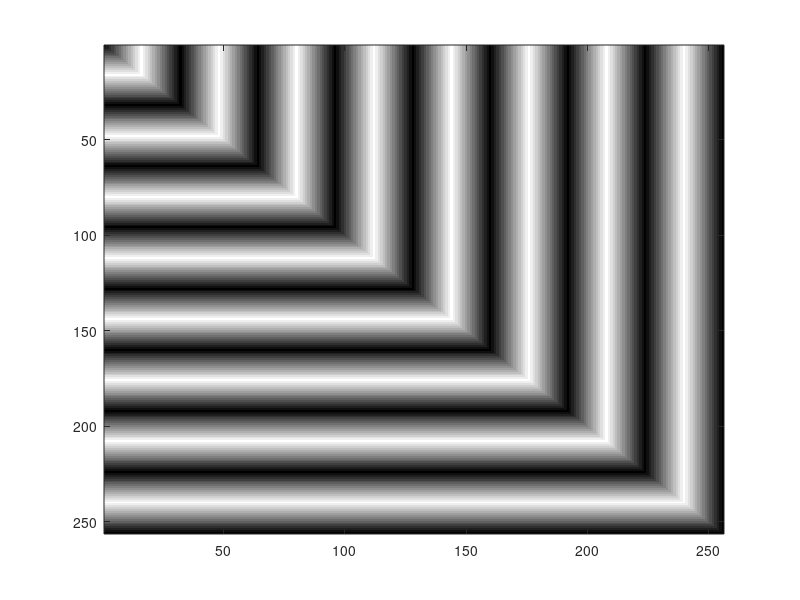

Reproduce this figure in MATLAB.
%Exercise 1.

square = zeros(256, 256);
for n = 1:16;
    start = (n-1)*16 + 1;
    finish = n*16;
    if mod(n,2)
       square(1:finish, start:finish) = 1;
       square(start:finish, 1:finish) = 1;
    end
end


square = square*256;
colormap(gray(256));
image(square);


%Exercise 2 OLD
for n = 1:length(square)
    for o = 1:length(square)
        maxind = max(n,o);
        if square(n,o) == 0
            if mod(maxind, 16)
                square(n,o) = mod(maxind, 16) * 16;
            else
                square(n,o) = 256;
            end
        else
            if mod(maxind, 16)
                square(n,o) = square(n,o) - mod(maxind, 16) * 16;
            else
                square(n,o) = 0;
            end
        end
    end
end




%COLUMN GRATING
square = zeros(256,256);
for n = 1:256
    reverse = mod(n,32) >= 16;
    shade = mod(n,16);
    if ~reverse
        square(:,n) = shade*16;
    else
        square(:,n) = (16-shade)*16;
    end
end


% %Attempt
% %Below seems to work, do something.
square = zeros(256,256);
for n = 1:256
   for o = 1:256
      larger = max(n,o);
      val = mod(larger, 16);
      square(n,o) = val*16;
   end
end

image(square);
colormap(gray(256));


%Combination Attempt.
square = zeros(256,256);
for n = 1:256
    for o = 1:256
        larger = max(n,o);
        reverse = mod(larger,32) >= 16;
        shade = mod(larger,16);
        if ~reverse
            square(n,o) = shade*16;
        else
            square(n,o) = (16-shade)*16;
        end
    end
end
image(square);
colormap(gray(256));